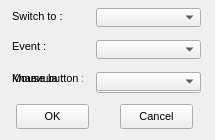
<?xml version="1.0" encoding="UTF-8"?>
<ui version="4.0">
  <class>BindedGoEdit</class>
  <widget class="QWidget" name="BindedGoEdit">
    <property name="geometry">
      <rect>
        <x>0</x>
        <y>0</y>
        <width>215</width>
        <height>140</height>
      </rect>
    </property>
    <property name="windowTitle">
      <string>BindedGoEdit</string>
    </property>
    <property name="font">
      <font>
        <family>MS Sans Serif</family>
        <pointsize>8</pointsize>
      </font>
    </property>
    <!-- vcl-BorderStyle: bsSingle → set windowFlags Qt::MSWindowsFixedSizeDialogHint in constructor -->
    <widget class="QLabel" name="lEvent">
      <property name="geometry">
        <rect>
          <x>12</x>
          <y>40</y>
          <width>34</width>
          <height>13</height>
        </rect>
      </property>
      <property name="windowTitle">
        <string>Event :</string>
      </property>
      <property name="text">
        <string>Event :</string>
      </property>
    </widget>
    <widget class="QLabel" name="lKey">
      <property name="geometry">
        <rect>
          <x>12</x>
          <y>72</y>
          <width>51</width>
          <height>13</height>
        </rect>
      </property>
      <property name="windowTitle">
        <string>Клавиша :</string>
      </property>
      <property name="text">
        <string>Клавиша :</string>
      </property>
    </widget>
    <widget class="QLabel" name="lMouseButton">
      <property name="geometry">
        <rect>
          <x>12</x>
          <y>72</y>
          <width>71</width>
          <height>13</height>
        </rect>
      </property>
      <property name="windowTitle">
        <string>Mouse button :</string>
      </property>
      <property name="text">
        <string>Mouse button :</string>
      </property>
    </widget>
    <widget class="QLabel" name="lNextBlock">
      <property name="geometry">
        <rect>
          <x>12</x>
          <y>10</y>
          <width>50</width>
          <height>13</height>
        </rect>
      </property>
      <property name="windowTitle">
        <string>Switch to :</string>
      </property>
      <property name="text">
        <string>Switch to :</string>
      </property>
    </widget>
    <widget class="QComboBox" name="cbEvent">
      <property name="geometry">
        <rect>
          <x>96</x>
          <y>40</y>
          <width>105</width>
          <height>19</height>
        </rect>
      </property>
    </widget>
    <widget class="QLineEdit" name="eKey">
      <property name="geometry">
        <rect>
          <x>96</x>
          <y>72</y>
          <width>105</width>
          <height>21</height>
        </rect>
      </property>
      <property name="text">
        <string>Press key...</string>
      </property>
    </widget>
    <widget class="QComboBox" name="cbMouseButton">
      <property name="geometry">
        <rect>
          <x>96</x>
          <y>72</y>
          <width>105</width>
          <height>19</height>
        </rect>
      </property>
    </widget>
    <widget class="QComboBox" name="cbNextBlock">
      <property name="geometry">
        <rect>
          <x>96</x>
          <y>8</y>
          <width>105</width>
          <height>19</height>
        </rect>
      </property>
    </widget>
    <widget class="QPushButton" name="bOk">
      <property name="geometry">
        <rect>
          <x>16</x>
          <y>104</y>
          <width>73</width>
          <height>25</height>
        </rect>
      </property>
      <property name="windowTitle">
        <string>OK</string>
      </property>
      <property name="text">
        <string>OK</string>
      </property>
    </widget>
    <widget class="QPushButton" name="bCancel">
      <property name="geometry">
        <rect>
          <x>120</x>
          <y>104</y>
          <width>73</width>
          <height>25</height>
        </rect>
      </property>
      <property name="windowTitle">
        <string>Cancel</string>
      </property>
      <property name="text">
        <string>Cancel</string>
      </property>
    </widget>
  </widget>
  <resources/>
  <connections/>
</ui>
